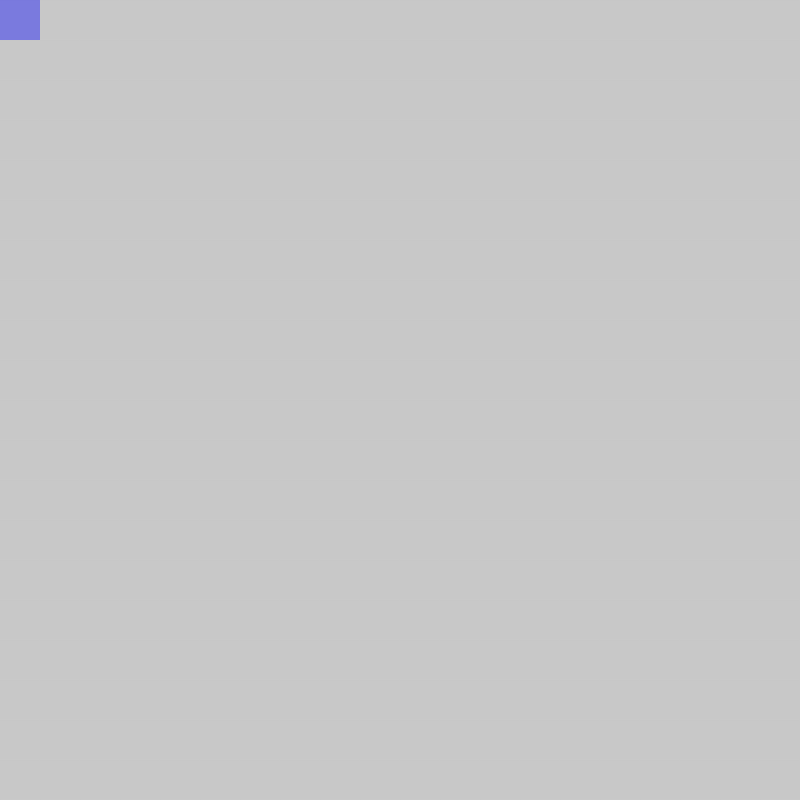
Frame 1 (no input)
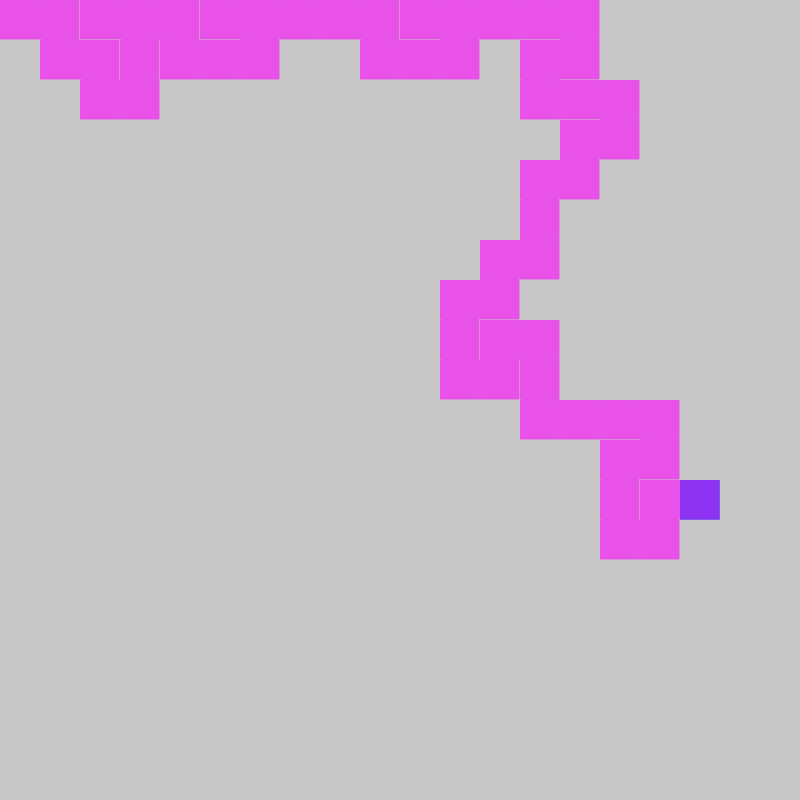
Frame 60 (no input)
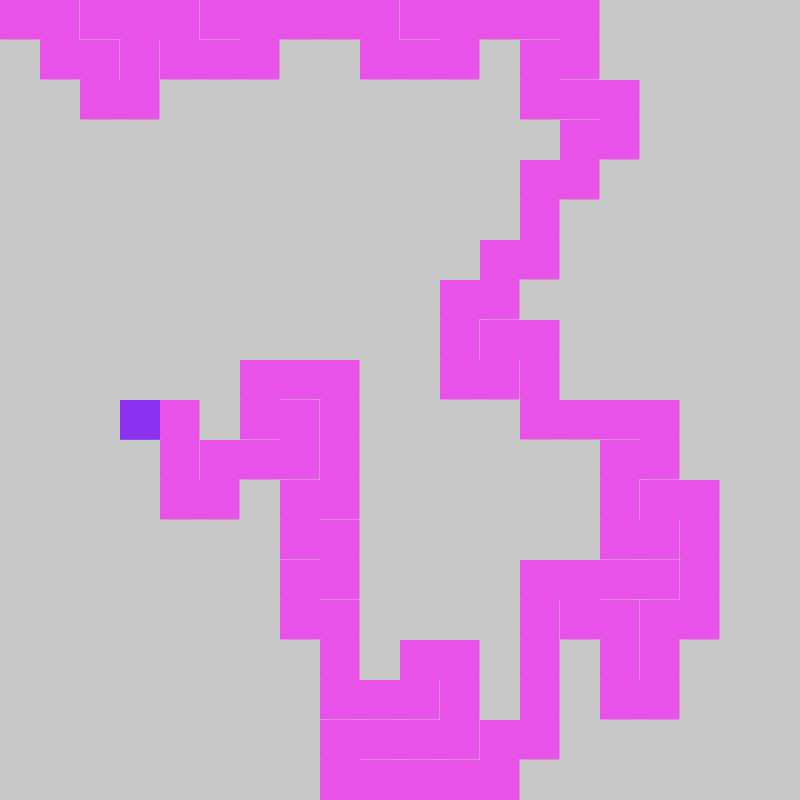
Frame 120 (the mouse pressed at the canvas centre since frame 60)

The p5.js sketch that drew these frames (run headless with seeded random() and noise() and a simulated clock; from frame 60 on, the mouse is pressed at the canvas centre):

// p5.js sketch
// ── sketch.js
var cols, rows;
var w = 40;
var grid = [];
var stack = [];
var current;

function setup() {
    createCanvas(800, 800);
    cols = floor(width/w);
    rows = floor(height/w);

    for (let i = 0; i < rows; i++)
    {
        for (let j = 0; j < cols; j++)
        {
            grid.push(new Cell(j,i));
        }
    }
    current = grid[0];
    frameRate(20);
    
}

function draw() {
    background(200);
    for (let i = 0; i < grid.length; i++)
    {
        grid[i].show();
    }
    current.visited = true;
    current.highlight();
    // step 1
    //console.log(current);
    var next = current.checkNeighbors();
    if (next)
    {
        next.visited = true;
        // step 2
        stack.push(current);
        // step 3
        removeWalls(current, next);
        // step 4
        current = next;
    }
    else if (stack.length > 0)
    {
        current = stack.pop();
    }
}

function removeWalls(a,b)
{
    var x = a.i - b.i;
    if (x === 1)
    {
        a.walls[3] = false;
        b.walls[1] = false;
    }
    else if (x === -1)
    {
        a.walls[1] = false;
        b.walls[3] = false;
    }
    var y = a.j - b.j;
    if (y === 1)
    {
        a.walls[0] = false;
        b.walls[2] = false;
    }
    else if (y === -1)
    {
        a.walls[2] = false;
        b.walls[0] = false;
    }
}

// ── Cell.js
function Cell(i,j)
{
    this.i = i;
    this.j = j;
    this.walls = [true, true, true, true];
    // top, right, bottom, left | clockwise
    this.visited = false; 

    this.index = function(i,j)
    {
        if (i<0 || j<0 || i>cols-1 || j>rows-1)
        {
            return -1;
        }
        return i + j * cols;
    }

    this.highlight = function()
    {
        var x = this.i * w;
        var y = this.j * w;
        noStroke();
        fill(0,0,255,100);
        rect(x,y,w,w);
    }

    this.checkNeighbors = function()
    {
        var neighbors = [];
        var top = grid[this.index(i, j-1)];
        var bot = grid[this.index(i, j+1)];
        var lft = grid[this.index(i-1, j)];
        var rgt = grid[this.index(i+1, j)];
        
        if (top && !top.visited)
        {
            neighbors.push(top);
        }
        if (bot && !bot.visited)
        {
            neighbors.push(bot);
        }
        if (lft && !lft.visited)
        {
            neighbors.push(lft);
        }
        if (rgt && !rgt.visited)
        {
            neighbors.push(rgt);
        }

        if (neighbors.length > 0)
        {
            var r = floor(random(0, neighbors.length));
            return neighbors[r];
        }
        else 
        {
            return undefined;
        }

    }
    
    this.drawWalls = function(x,y)
    {
        if (this.walls[0])
        {
            line(x  , y  , x+w, y  );
        }
        if (this.walls[1])
        {
            line(x+w, y  , x+w, y+w);
        }
        if (this.walls[2])
        {
            line(x+w, y+w, x  , y+w);
        }
        if (this.walls[3])
        {
            line(x  , y+w, x  , y  );
        }
    }

    this.visit = function(x,y)
    {
        noStroke();
        fill(255, 0, 255, 150);
        rect(x,y,w,w);
    }

    this.show = function()
    {
        var x = this.i * w;
        var y = this.j * w;
        stroke(200);
        noFill();
        this.drawWalls(x,y);
        if (this.visited)
        {
            this.visit(x,y);
        }
    }
}
